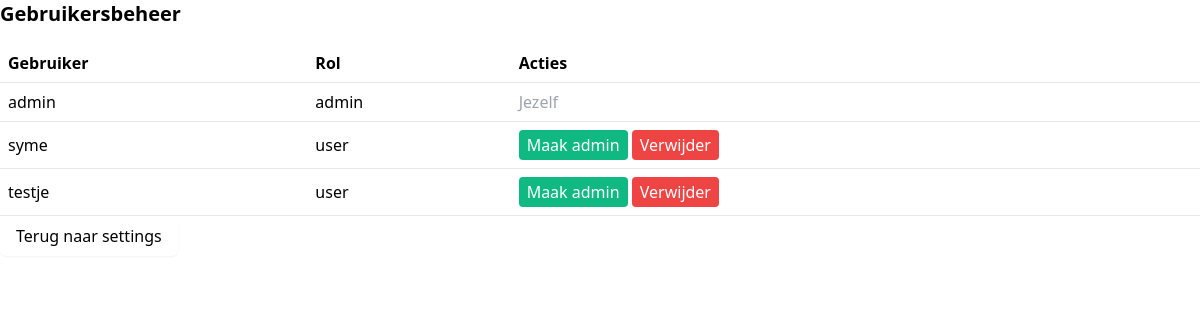
/manage_users (signed in), run on an earlier commit of the app's database.
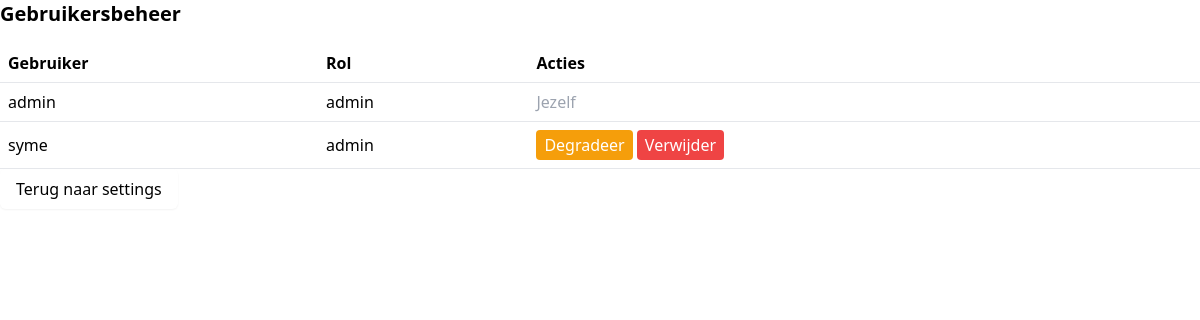
And on a later commit of the database.
### tables this page shows
CREATE TABLE users
                 (id INTEGER PRIMARY KEY AUTOINCREMENT,
                  username TEXT UNIQUE,
                  password TEXT,
                  role TEXT);

### app.py (the view, shortened to what this page needs)
@app.route('/manage_users', methods=['GET', 'POST'])
def manage_users():
    if not is_admin():  # Alleen admins mogen hier
        flash('Je hebt geen toegang tot deze pagina.', 'error')
        return redirect(url_for('index'))
    conn = get_db_connection()
    c = conn.cursor()
    c.execute('SELECT id, username, role FROM users')
    users = c.fetchall()
    conn.close()
    return render_template('manage_users.html', users=users)

### app.py (called while the page is built)
@app.context_processor
def inject_is_admin():
    return dict(is_admin=is_admin())

### models/database.py (called while the page is built)
def get_db_connection():
    conn = sqlite3.connect('books.db')
    conn.row_factory = sqlite3.Row
    return conn

### models/user.py (called while the page is built)
def is_admin():
    role = session.get('role')
    logger.debug(f"is_admin check - Session role: {role}")
    return role == 'admin'

### templates/manage_users.html (shortened to what this page needs)
<link href="https://cdn.jsdelivr.net/npm/tailwindcss@2.2.19/dist/tailwind.min.css" rel="stylesheet" />
<h2 class="text-xl font-bold mb-4">Gebruikersbeheer</h2>
<table class="w-full text-left border-collapse">
  <thead>
    <tr>
      <th class="border-b p-2">Gebruiker</th>
      <th class="border-b p-2">Rol</th>
      <th class="border-b p-2">Acties</th>
    </tr>
  </thead>
  <tbody>
    {% for user in users %}
    <tr class="border-b">
      <td class="p-2">{{ user[1] }}</td>
      <td class="p-2">{{ user[2] }}</td>
      <td class="p-2 space-x-2">
        {% if session.user_id != user[0] %}
        <form method="POST" class="inline">
          {% if user[2] == 'user' %}
            <button type="submit" name="action" value="make_admin" class="px-2 py-1 bg-green-500 text-white rounded">Maak admin</button>
          {% else %}
            <button type="submit" name="action" value="remove_admin" class="px-2 py-1 bg-yellow-500 text-white rounded">Degradeer</button>
          {% endif %}
          <button type="submit" name="action" value="delete" class="px-2 py-1 bg-red-500 text-white rounded">Verwijder</button>
        </form>
        {% else %}
          <span class="text-gray-400">Jezelf</span>
        {% endif %}
      </td>
    </tr>
    {% endfor %}
  </tbody>
</table>
        <div class="mb-4">
          <a href="{{ url_for('settings') }}"
             class="inline-flex items-center px-4 py-2 text-black font-medium rounded-md shadow-sm transition-colors duration-200"
             style="background-color: var(--primary-color);">
            Terug naar settings
          </a>
        </div>

What changed in the data, as far as the page shows it:
removed users: username "testje", role "user", shows "Maak admin"
changed users "syme": role "user" → "admin"; role "Maak admin" → "Degradeer"
